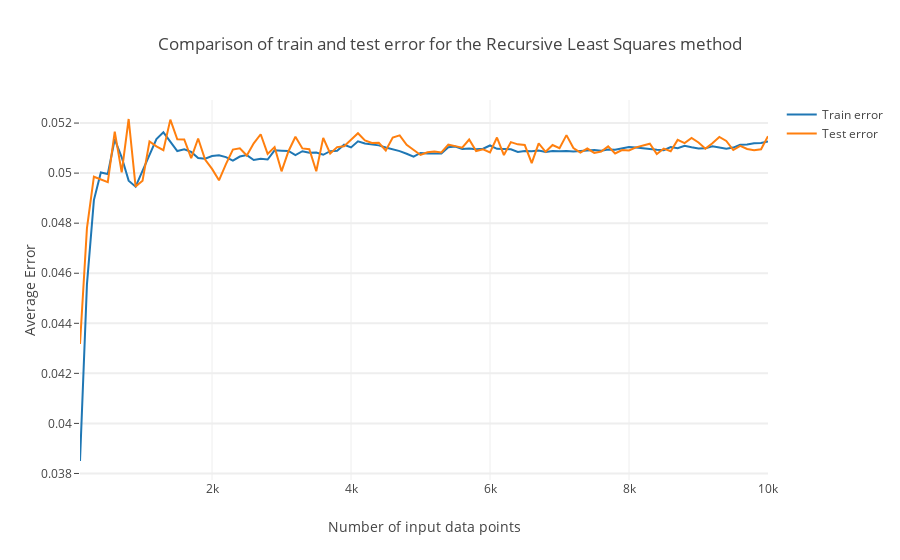

Here is the notebook cell this chart was saved with:
### Code cell
data1 = [
    go.Scatter(
        x=sample_sizes,
        y=error['RLS']['train'],
        name='Train error'
    )
]


data2 = [
    go.Scatter(
        x=sample_sizes,
        y=error['RLS']['test'],
        name='Test error'
    )
]


layout = go.Layout(
    title='Comparison of train and test error for the Recursive Least Squares method',
    xaxis=dict(
        title='Number of input data points'
    ),
    yaxis=dict(
        title='Average Error',
        ticklen= 5,
        gridwidth= 2
    )
)


plotly.offline.iplot(go.Figure(data=data1+data2, layout=layout))
